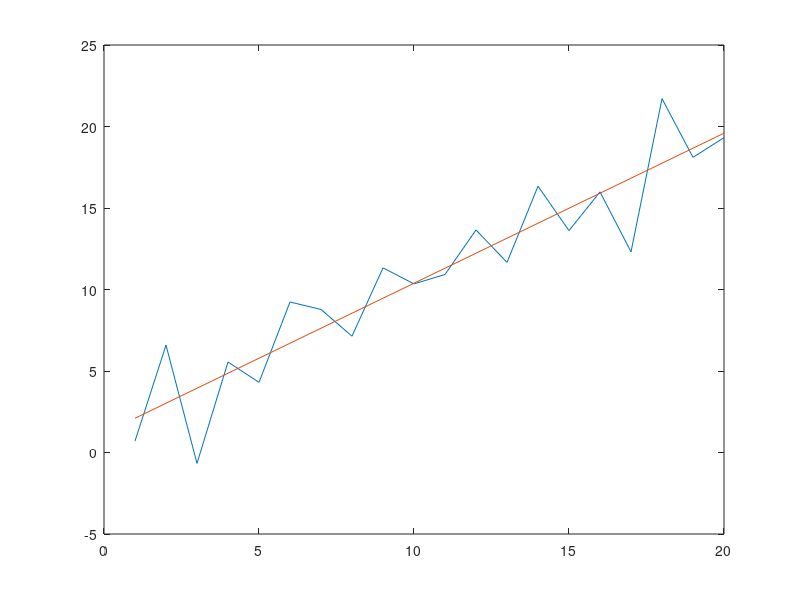

The MATLAB source for this figure: (Note: this script raises an error after producing the figure.)
%finds the best regression curve for a line in 2D
%issues: might be computationally expensive due to finding the inverse of a
%big matrix
x=1:1:20;
y=x+3*randn(length(x),1)'
plot(x,y)

A=[ones(length(x),1) x']
als=inv(transpose(A)*A)*transpose(A)*y'
%%
y1=als(1)+x*als(2)
hold on 
plot(x,y1)
%% 3D regression test of some data
im_3dtest=im_33d;
im_3dtest(im_3dtest<0.4)=0; 
im_3dtest(im_3dtest>=0.4)=nan;
idx = find(im_3dtest);
[X, Y, Z] = ind2sub(size(im_3dtest), idx);
pointsize = 20;
figure
scatter3(X(:), Y(:), Z(:), pointsize, im_3dtest(idx));
[x, y, z] = find(isnan(im_3dtest)); %point of the fly that I'm interested in are converted to nan and I find their indicies
hold on
scatter3(x,y,z)
[r,c,v] = ind2sub(size(im_3dtest),find(isnan(im_3dtest)));
scatter3(r,c,v) %this seems to give me the xyz coordinates, now time to fit a line
A_3D=[ones(length(r),1) r c ];
als_3D=inv(transpose(A_3D)*A_3D)*transpose(A_3D)*v;
%% works, i can fit a line to the fly, now time to look at alignments
%the only issue here may be speed of the function.
x_3d=linspace(min(r),max(r),100);
y_3d=linspace(min(c),max(c),100);
z_3d=als_3D(1)+x_3d*als_3D(2)+y_3d*als_3D(3);
figure
scatter3(X(:), Y(:), Z(:), pointsize, im_33d(idx));
colormap(gray(256));
hold on
scatter3(x_3d,y_3d,z_3d)
%%
z_3d_2=als_3D(1)+r*als_3D(2)+c*als_3D(3);

scatter3(r,c,z_3d_2)



